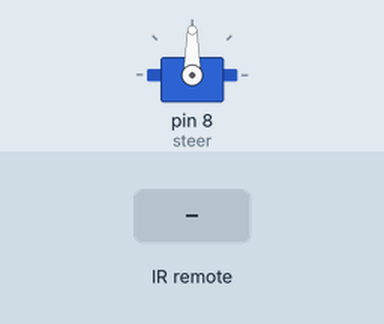
This sketch was run on a simulated Arduino Uno, built with avr-gcc and run on an emulated ATmega328P. On the bench: servo. The test bench sets the inputs (shaded band).

Above: at 1.2 s.
1.3 s: infrared code 0x5A received
At 2.5 s:
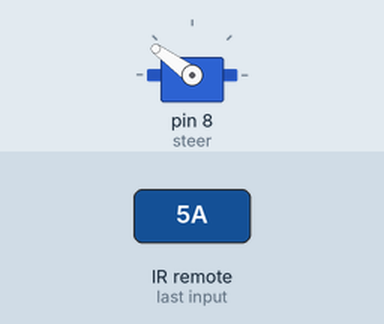
2.8 s: infrared code 0x1C received
At 3.8 s:
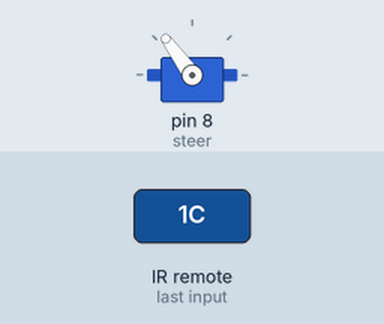
4.3 s: infrared code 0x8 received
At 4.9 s:
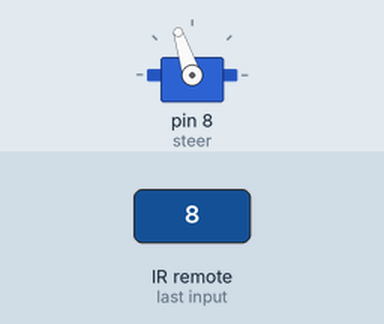
5.8 s: infrared code 0x16 received
At 6.1 s:
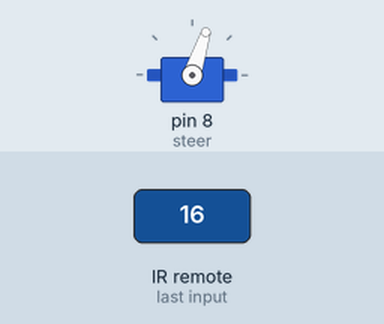
7.3 s: infrared code 0x19 received
At 8.4 s:
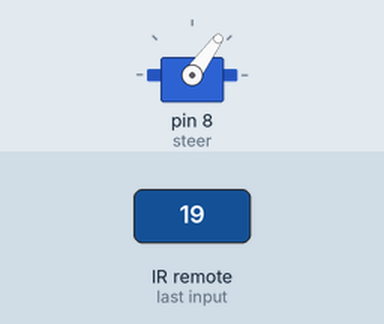
8.8 s: infrared code 0xD received
At 9.6 s:
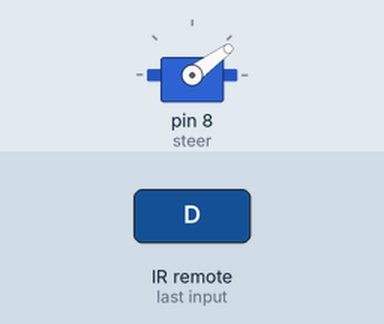
Timing chart, 0 to 11.3 s (numbered marks = the images above; inputs shaded):
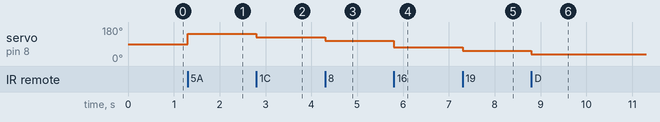

The sketch:

IR_remote_servo.ino
```cpp
#include <IRremote.h>
#include <Servo.h>

Servo steer;

void setup() {
  Serial.begin(9600);
  IrReceiver.begin(9, ENABLE_LED_FEEDBACK);  // 수신 핀 지정
  steer.attach(8, 500, 2500);
  steer.writeMicroseconds(1500);
}

void loop() {
  if (IrReceiver.decode()) {
    switch(IrReceiver.decodedIRData.command){
      case 0x5A:
      steer.writeMicroseconds(2100);
      delay(200);
      break;
      //9

      case 0x1C:
      steer.writeMicroseconds(1900);
      delay(200);
      break;
      //8

      case 0x8:
      steer.writeMicroseconds(1700);
      delay(200);
      break;
      //7

      case 0x18:
      steer.writeMicroseconds(1500);
      delay(200);
      break;
      //5

      case 0x16:
      steer.writeMicroseconds(1300);
      delay(200);
      break;
      //1

      case 0x19:
      steer.writeMicroseconds(1100);
      delay(200);
      break;
      //2


      case 0xD:
      steer.writeMicroseconds(900);
      delay(200);
      break;
      //3
    }
    IrReceiver.resume();  // 다음 신호 받을 준비
  }
}
```

Measured:
- after the input at 1.3 s, servo on pin 8 (steer): 90° → 144° at once
- after the input at 2.8 s, servo on pin 8 (steer): 144° → 126° at once
- after the input at 4.3 s, servo on pin 8 (steer): 126° → 108° at once
- after the input at 5.8 s, servo on pin 8 (steer): 108° → 72° at once
- after the input at 7.3 s, servo on pin 8 (steer): 72° → 54° at once
- after the input at 8.8 s, servo on pin 8 (steer): 54° → 36° at once
